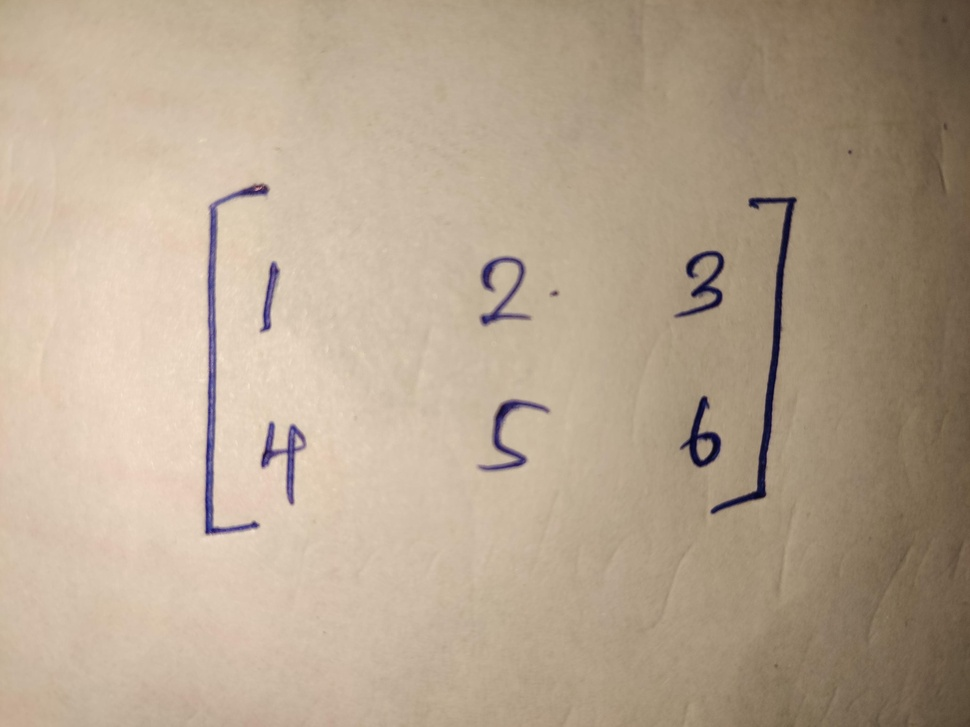
#> input picture Matrix_Recognition/images/Matrix_hr.jpg, 970 x 727 px, shrunk from 4000 x 3000 before the run
$ python matrix_detection_v2.py
#> lines starting #> are read from the running program, lines starting #| are printed output that depends on the picture; after the words box and inside, x2 and y2 are one past the last pixel; in counts of white or black regions, pixels touching at a corner belong together
import cv2
import numpy as np
from matplotlib import pyplot as plt

def enhance_and_detect_edges(image_path):
    # Load the image
#> called with image_path = 'images/Matrix_hr.jpg'
    image = cv2.imread(image_path, cv2.IMREAD_GRAYSCALE)
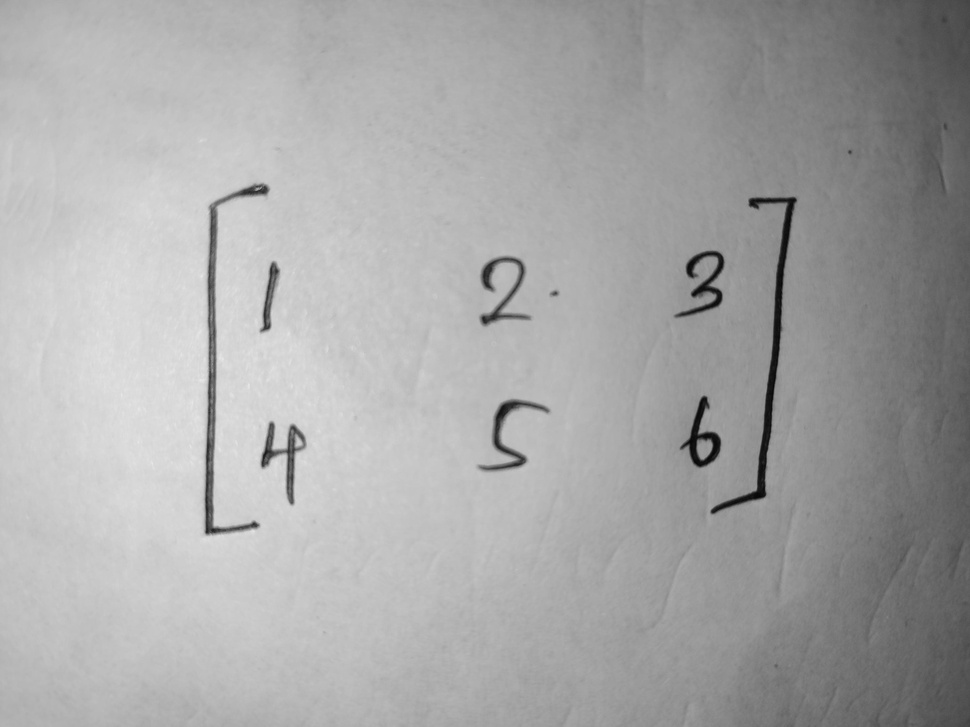
#> image: shape (727, 970); min 6, max 231, mean 167.2
    if image is None:
        print(f"Error: Unable to open image at {image_path}")
        return

    # Apply adaptive thresholding to convert to binary image
    adaptive_thresh = cv2.adaptiveThreshold(image, 255, cv2.ADAPTIVE_THRESH_GAUSSIAN_C,
                                            cv2.THRESH_BINARY_INV, 11, 2)
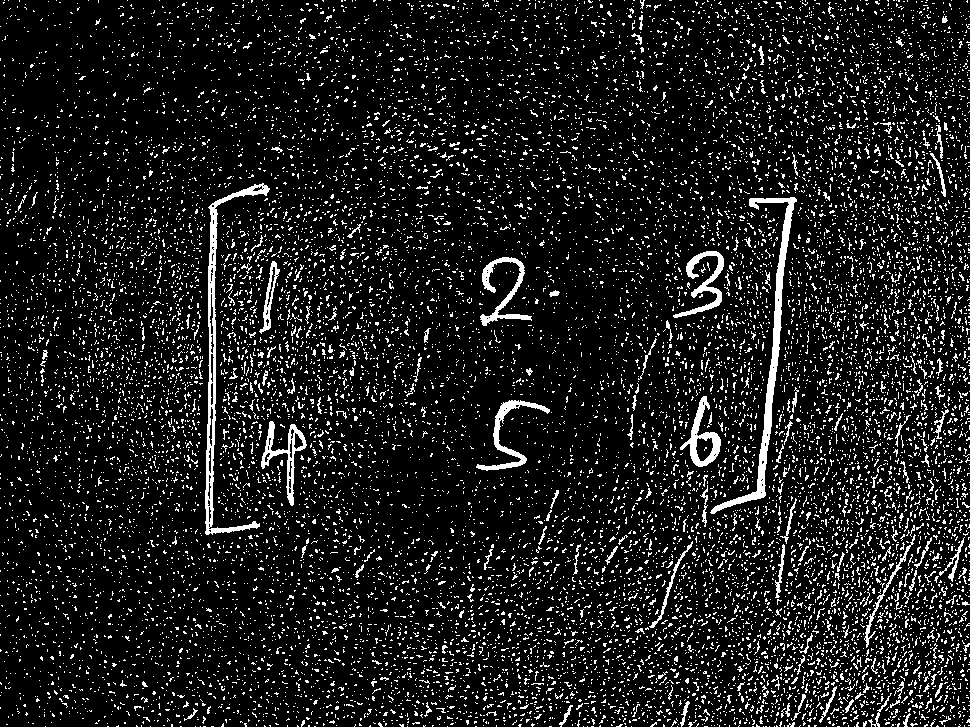
#> adaptive_thresh: shape (727, 970); 10.7% white in thin lines or dots

    # Perform dilation to enhance the features
    kernel = np.ones((3, 3), np.uint8)
    dilated = cv2.dilate(adaptive_thresh, kernel, iterations=1)
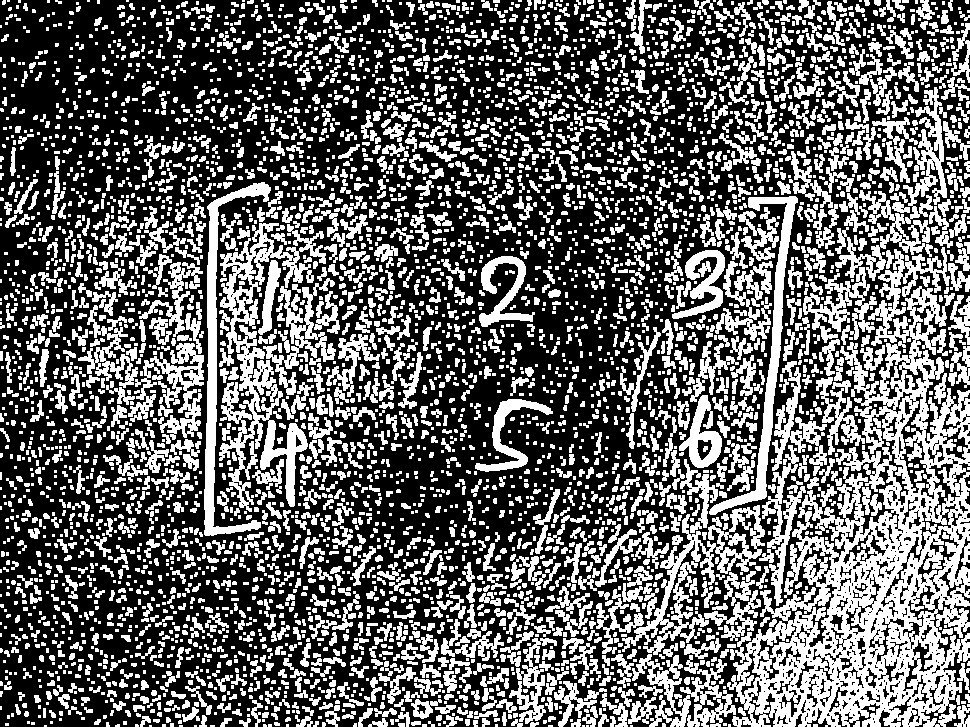
#> dilated: shape (727, 970); 39% white; 5030 white regions (2586 under 20 px), largest, box (x1, y1, x2, y2) and area: (727, 247, 970, 727) 44638, (219, 223, 326, 512) 8704, (622, 505, 765, 655) 4656

    # Detect edges using Canny edge detection with adjusted parameters
    edges = cv2.Canny(dilated, 50, 150, apertureSize=3)
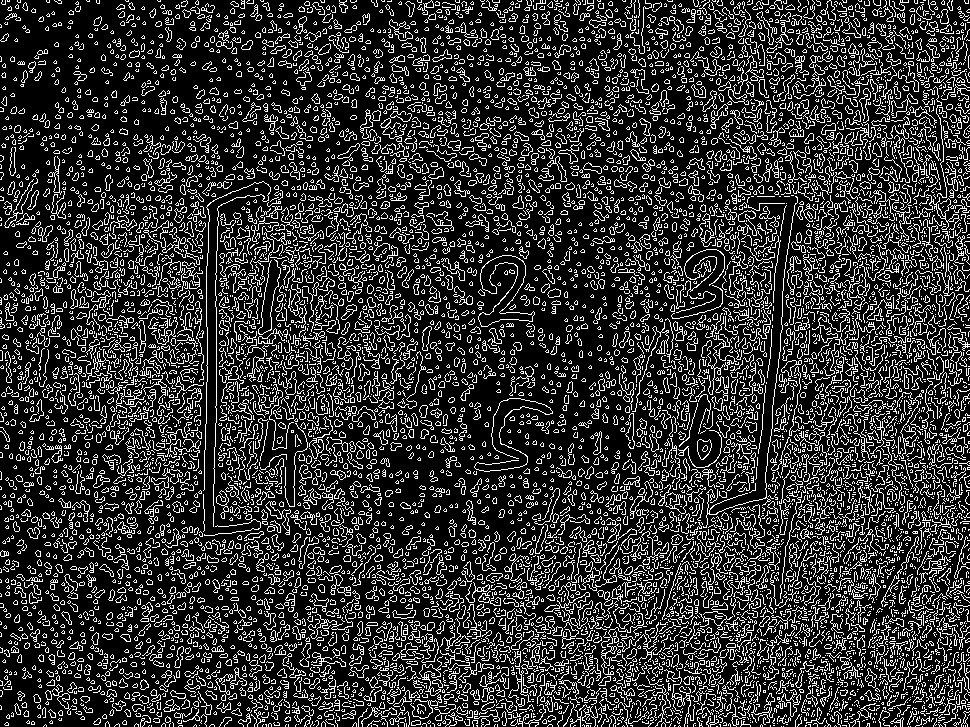
#> edges: shape (727, 970); 20% white in thin lines or dots

    # Display the images
    plt.figure(figsize=(10, 5))
    plt.subplot(1, 3, 1), plt.title('Original Image'), plt.imshow(image, cmap='gray'), plt.axis('off')
    plt.subplot(1, 3, 2), plt.title('Dilated Image'), plt.imshow(dilated, cmap='gray'), plt.axis('off')
    plt.subplot(1, 3, 3), plt.title('Edge Image'), plt.imshow(edges, cmap='gray'), plt.axis('off')
    plt.show()

# Path to the uploaded image
image_path = 'images/Matrix_hr.jpg'

# Enhance and detect edges
enhance_and_detect_edges(image_path)

$ run again, with Matrix_Recognition/images/cat.jpg copied over Matrix_Recognition/images/Matrix_hr.jpg
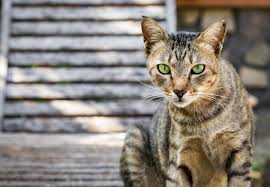
#> input picture Matrix_Recognition/images/cat.jpg, 270 x 187 px
#> in enhance_and_detect_edges, `adaptive_thresh = cv2.adaptiveThreshold(image, 255, cv2.ADAPTIVE_THRES..`:
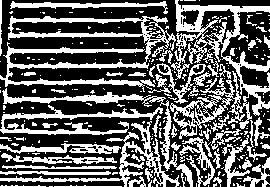
#> adaptive_thresh: shape (187, 270); 37.9% white; 270 white regions (215 under 20 px), largest, box (x1, y1, x2, y2) and area: (170, 0, 270, 139) 4124, (0, 16, 176, 92) 3514, (0, 121, 180, 187) 1490
#> dilated: shape (187, 270); 69.9% white; 285 black regions (222 under 20 px), largest, box (x1, y1, x2, y2) and area: (13, 0, 176, 34) 1391, (9, 37, 144, 48) 1210, (9, 68, 150, 81) 1065
#> in enhance_and_detect_edges, `edges = cv2.Canny(dilated, 50, 150, apertureSize=3)`:
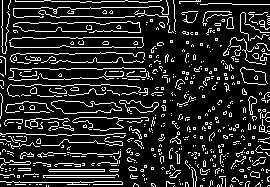
#> edges: shape (187, 270); 15.3% white in thin lines or dots
